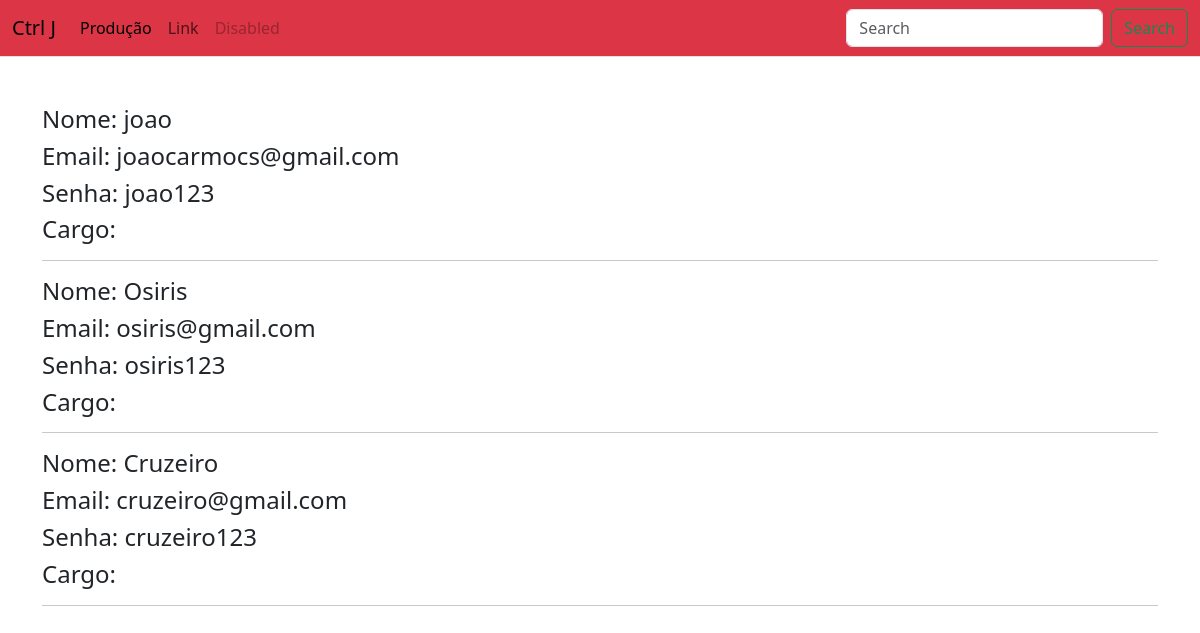
The app's page /autenticacao/listar, older data.
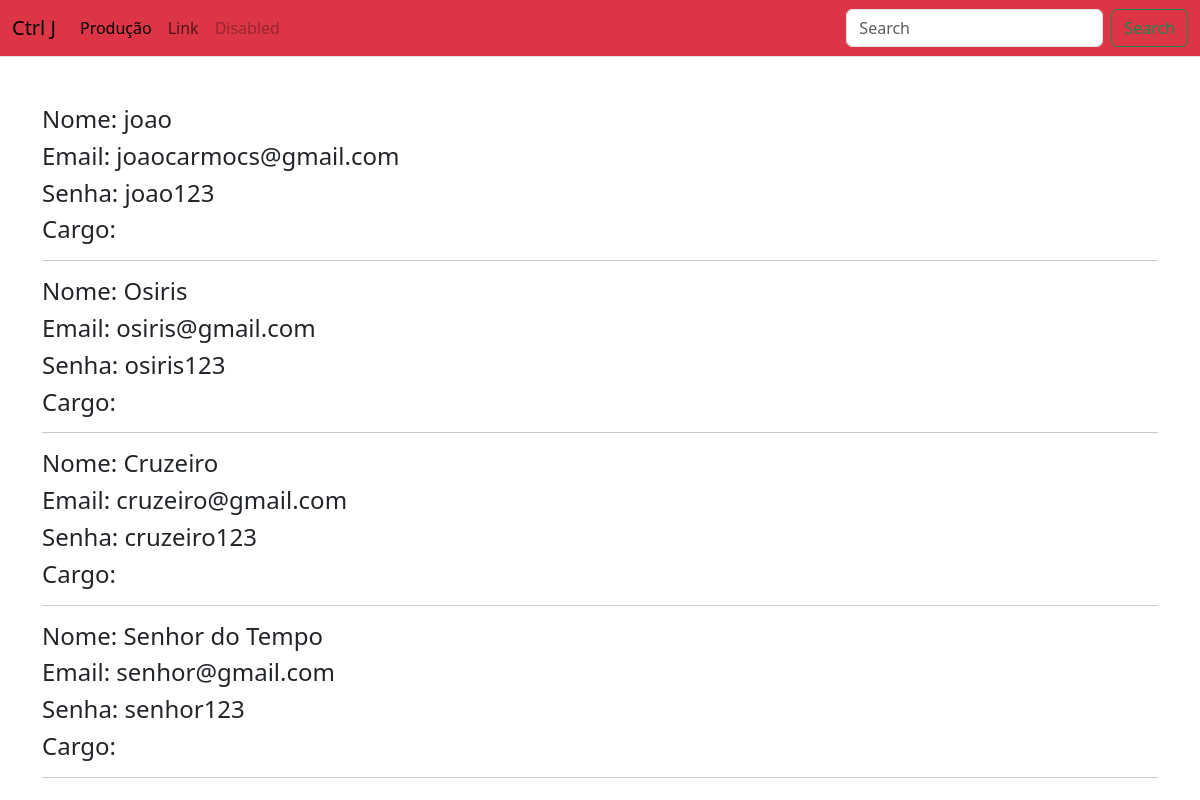
The same page, newer data.
### autenticacao/models.py (models this page shows, shortened)
class Pessoa(models.Model):
    foto = models.ImageField(upload_to = "foto")
    nome = models.CharField(max_length=100)
    sobrenome = models.CharField(max_length=100)
    email = models.EmailField()
    senha = models.CharField(max_length=100)
    cargo = models.ManyToManyField(Cargos)
    @mark_safe
    def foto(self):
        return f"<img width='60px' src='/media/{self.foto}'>"

### autenticacao/views.py (the view)
# urls.py: path('listar', views.listar, name='listar'),
def listar(request):
    pessoas = Pessoa.objects.all()
    return render (request, 'listar/listar.html', {'pessoas':pessoas})

### autenticacao/templates/listar/listar.html
{% extends 'base.html' %}
{% load static %}
{% block content %}
{% for i in pessoas%}
<h4>Nome: {{i.nome}}</h4>
<h4>Email: {{i.email}}</h4>
<h4>Senha: {{i.senha}}</h4>
<h4>Cargo: {{i.cargo.nome}}</h4>
<hr>
{% endfor %}
{% endblock %}

Row changes from the older to the newer data that the page shows:
added Pessoa: nome "Senhor do Tempo", email "senhor@gmail.com", senha "senhor123"
